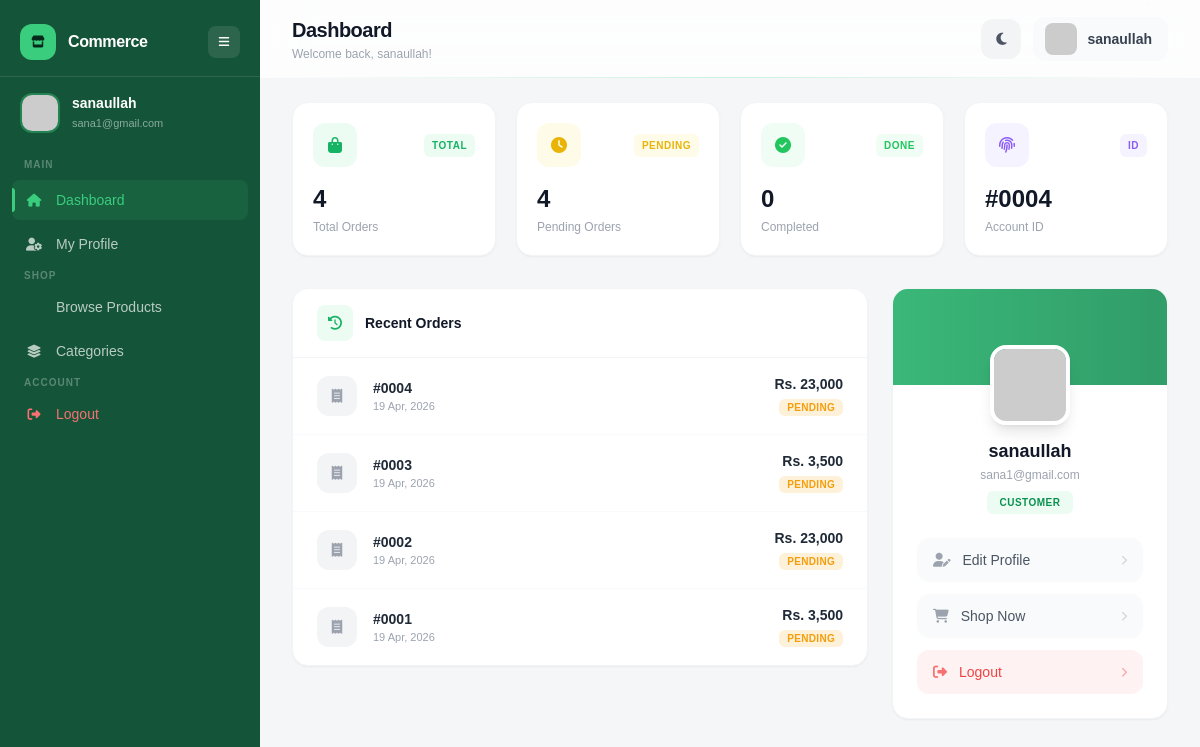
/user/user_dashboard.php (signed in), run on an earlier commit of the app's database.
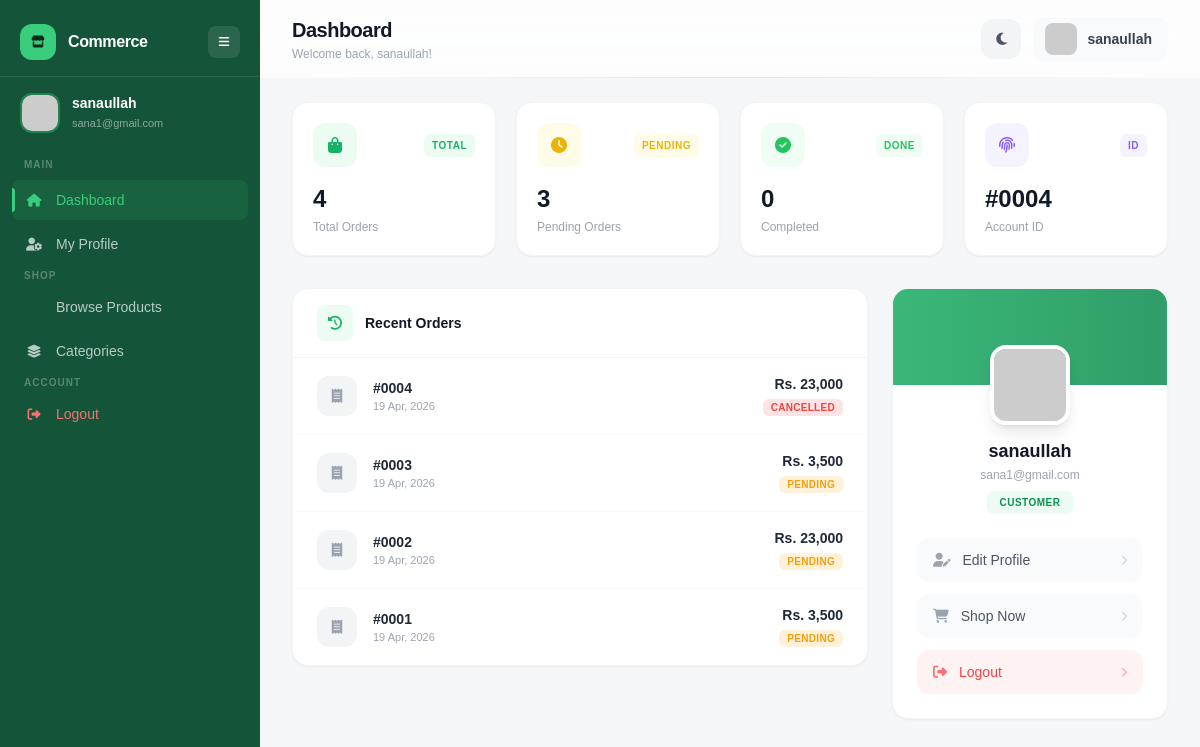
And on a later commit of the database.
### tables this page shows
CREATE TABLE `orders` (
  `id` int(11) NOT NULL,
  `order_id` varchar(50) NOT NULL,
  `user_id` int(11) NOT NULL,
  `total_amount` decimal(10,2) NOT NULL,
  `shipping_name` varchar(100) NOT NULL,
  `shipping_phone` varchar(20) NOT NULL,
  `shipping_address` text NOT NULL,
  `shipping_city` varchar(100) NOT NULL,
  `payment_method` varchar(50) NOT NULL DEFAULT 'cod',
  `status` enum('pending','confirmed','shipped','delivered','cancelled') NOT NULL DEFAULT 'pending',
  `created_at` timestamp NOT NULL DEFAULT current_timestamp(),
  `updated_at` datetime DEFAULT NULL
);

### user/user_dashboard.php (the view, shortened to what the changed rows need)
<?php
include("../backend/config/db.php");
 $uid = $_SESSION['user_id'];
 $pending_orders = 0;
 $recent_orders = [];
 $check = $conn->query("SHOW TABLES LIKE 'orders'");
if ($check->num_rows > 0) {
    $oStmt = $conn->prepare("SELECT status, COUNT(*) as cnt FROM orders WHERE user_id = ? GROUP BY status");
    $oStmt->bind_param("i", $uid);
    $oStmt->execute();
    $oResult = $oStmt->get_result();
    while ($row = $oResult->fetch_assoc()) {
        $st = strtolower($row['status']);
        if ($st === 'pending') $pending_orders = $row['cnt'];
    }
    $rStmt = $conn->prepare("SELECT * FROM orders WHERE user_id = ? ORDER BY id DESC LIMIT 5");
    $rStmt->bind_param("i", $uid);
    $rStmt->execute();
    $rResult = $rStmt->get_result();
    while ($r = $rResult->fetch_assoc()) {
        $recent_orders[] = $r;
    }
}
?>
<!DOCTYPE html>
<html lang="en">
<head>
<script src="https://cdn.tailwindcss.com"></script>
<link rel="stylesheet" href="https://cdnjs.cloudflare.com/ajax/libs/font-awesome/6.5.0/css/all.min.css">
</head>
<body class="bg-[#f4f6f8] dark:bg-[#0a0f0d] transition-colors duration-500 min-h-screen">
<main id="main" class="ml-[260px] min-h-screen transition-all duration-300">
  <header class="topbar-line sticky top-0 z-40 bg-white/80 dark:bg-[#0d1410]/80 backdrop-blur-xl px-8 py-4 flex justify-between items-center">
    <div>
      <h1 class="text-xl font-bold text-gray-900 dark:text-white tracking-tight">Dashboard</h1>
    </div>
  </header>
  <div class="px-8 py-6">
    <div class="grid grid-cols-1 sm:grid-cols-2 lg:grid-cols-4 gap-5 mb-8">
      <div class="stat-card bg-white dark:bg-[#131a16] rounded-2xl border border-gray-100 dark:border-white/5 shadow-sm p-5 fade-up" style="animation-delay:0.05s">
        <div class="flex items-center justify-between mb-4">
          <div class="w-11 h-11 rounded-xl bg-yellow-50 dark:bg-yellow-950 flex items-center justify-center">
          </div>
          <span class="text-[10px] font-bold uppercase tracking-wider text-yellow-500 bg-yellow-50 dark:bg-yellow-950 px-2 py-1 rounded-md">Pending</span>
        </div>
        <p class="text-2xl font-extrabold text-gray-900 dark:text-white"><?= $pending_orders ?></p>
        <p class="text-xs text-gray-400 mt-1">Pending Orders</p>
      </div>
    </div>
    <div class="grid grid-cols-1 lg:grid-cols-3 gap-6">
      <div class="lg:col-span-2 fade-up" style="animation-delay:0.2s">
        <div class="bg-white dark:bg-[#131a16] rounded-2xl border border-gray-100 dark:border-white/5 shadow-sm overflow-hidden">
          <div class="divide-y divide-gray-50 dark:divide-white/5">
            <?php if (empty($recent_orders)) { ?>
            <div class="px-6 py-12 text-center">
              <div class="w-16 h-16 rounded-2xl bg-gray-100 dark:bg-white/5 flex items-center justify-center mx-auto mb-4">
                <i class="fa-solid fa-bag-shopping text-gray-300 text-2xl"></i>
              </div>
              <p class="text-sm font-semibold text-gray-400">No orders yet</p>
              <p class="text-xs text-gray-300 mt-1">Start shopping to see your orders here</p>
              <a href="../frontend/" class="inline-flex items-center gap-2 text-xs font-semibold text-brand-600 hover:text-brand-700 mt-4 transition">
                <i class="fa-solid fa-arrow-right text-[10px]"></i> Browse Products
              </a>
            </div>
            <?php } else { ?>
              <?php foreach ($recent_orders as $order) {
                $status = strtolower($order['status'] ?? 'pending');
                $statusClass = 'status-pending';
                if ($status === 'cancelled') $statusClass = 'status-cancelled';
              ?>
              <div class="order-row px-6 py-4 flex items-center justify-between">
                <div class="flex items-center gap-4">
                  <div class="w-10 h-10 rounded-xl bg-gray-100 dark:bg-white/5 flex items-center justify-center">
                    <i class="fa-solid fa-receipt text-gray-400 text-sm"></i>
                  </div>
                  <div>
                    <p class="text-sm font-semibold text-gray-800 dark:text-white">#<?= str_pad($order['id'], 4, '0', STR_PAD_LEFT) ?></p>
                    <p class="text-[11px] text-gray-400"><?= date('d M, Y', strtotime($order['created_at'] ?? 'now')) ?></p>
                  </div>
                </div>
                <div class="text-right">
                  <p class="text-sm font-bold text-gray-800 dark:text-white">Rs. <?= number_format($order['total_amount'] ?? 0) ?></p>
                  <span class="status-badge <?= $statusClass ?>"><?= ucfirst($status) ?></span>
                </div>
              </div>
              <?php } ?>
            <?php } ?>
          </div>
        </div>
      </div>
    </div>
  </div>
</main>
</body>
</html>

What changed in the data, as far as the page shows it:
changed orders "0004": status "PENDING" → "CANCELLED"
Also different on the page:
$pending_orders: "4" → "3"
